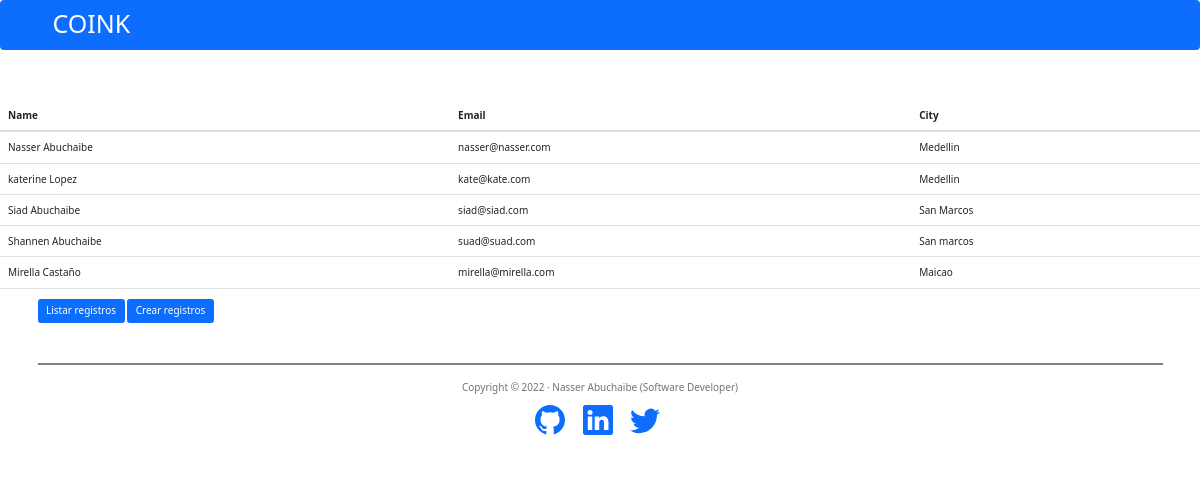
The app's page /list, older data.
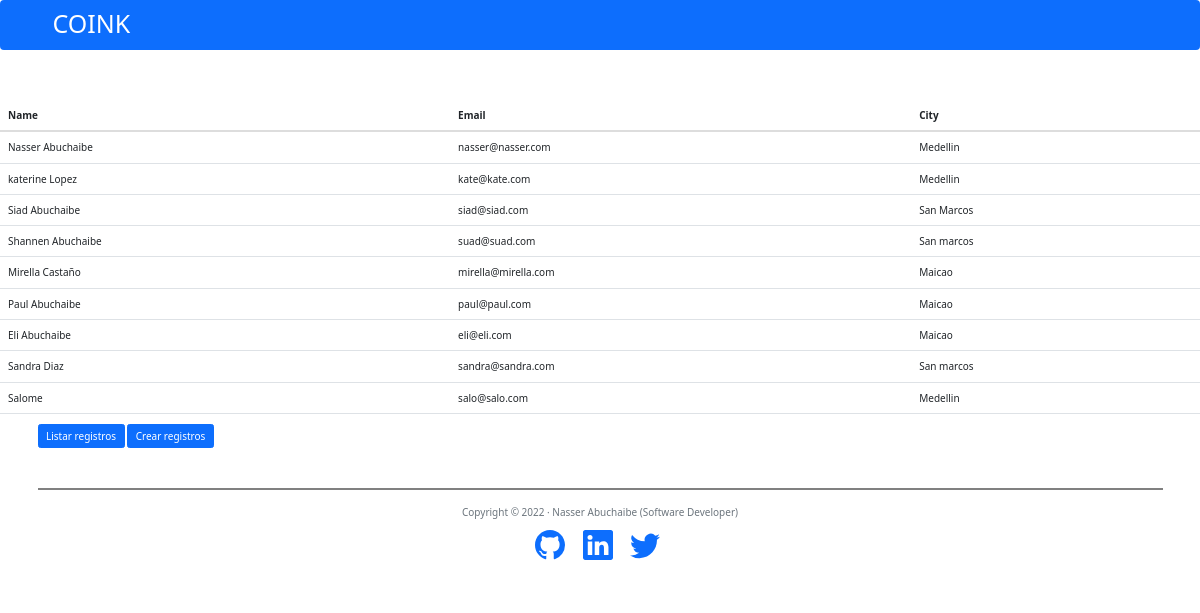
The same page, newer data.
### models.py (models this page shows, shortened)
class Usuario(db.Model):
    __tablename__ = 'usuario'
    id = db.Column(db.Integer, primary_key=True)
    username = db.Column(db.String(100))
    email = db.Column(db.String(100), unique=True)
    city = db.Column(db.String(100))

### routes.py (the view)
@app.route('/list')
def list_all():
    users = Usuario.query.all()
    return render_template('list.html', users=users)

### templates/list.html (shortened to what this page needs)
{% extends 'base.html' %}
{% block content %}
<table class="table">
    <thead>
      <tr>
        <th scope="col">Name</th>
        <th scope="col">Email</th>
        <th scope="col">City</th>
      </tr>
    </thead>
    <tbody>
        {% for user in users %}
            <tr>
                <td>{{ user.username }}</td>
                <td>{{ user.email }}</td>
                <td>{{ user.city }} </td>
            </tr>
        {% endfor %}
    </tbody>
  </table>
{% endblock %}

Row changes from the older to the newer data that the page shows:
added Usuario: username "Paul Abuchaibe", email "paul@paul.com", city "Maicao"
added Usuario: username "Eli Abuchaibe", email "eli@eli.com", city "Maicao"
added Usuario: username "Sandra Diaz", email "sandra@sandra.com", city "San marcos"
added Usuario: username "Salome", email "salo@salo.com", city "Medellin"
